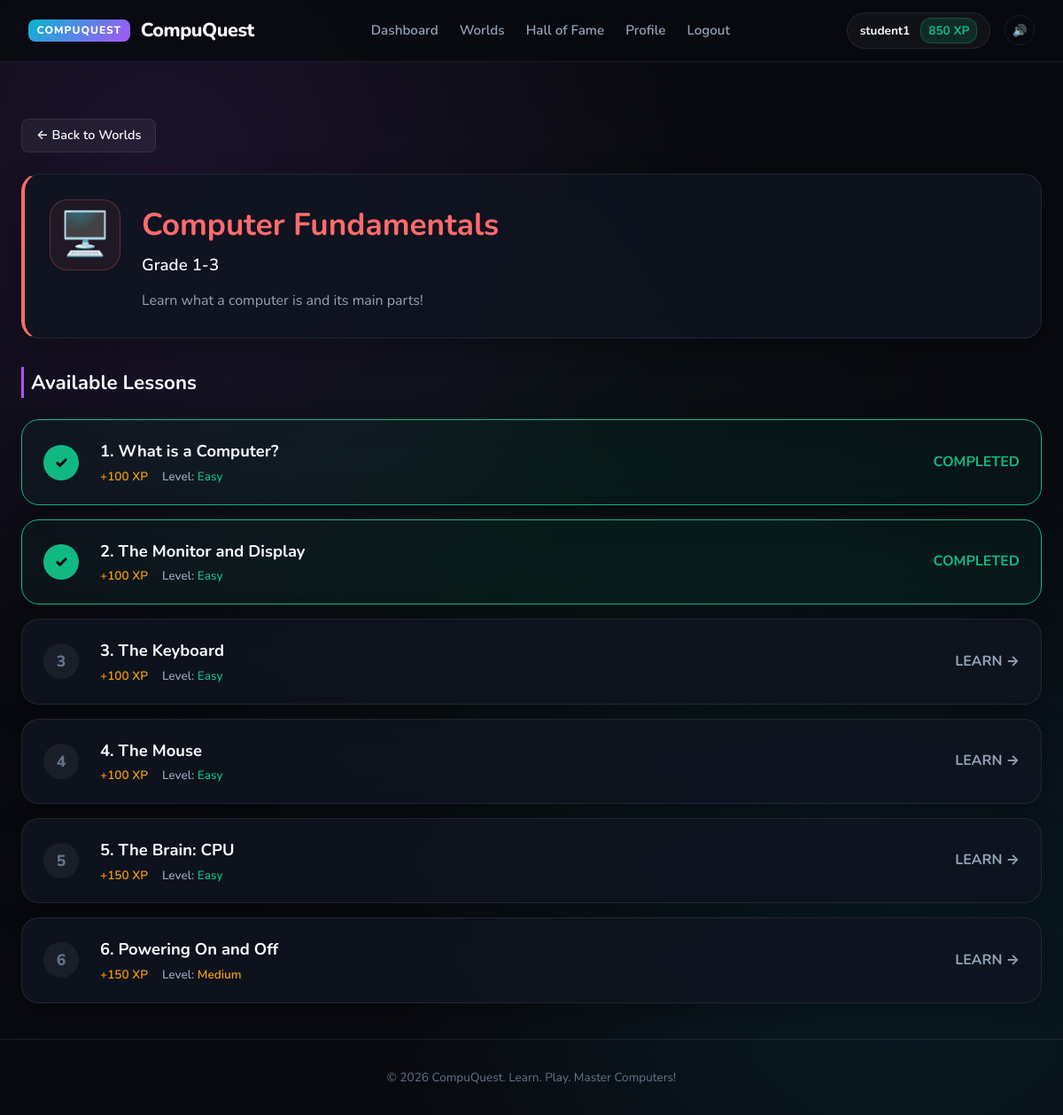
The app's page /category/fundamentals (signed in) with its own data.
### tables this page shows
CREATE TABLE users (
        id INTEGER PRIMARY KEY AUTOINCREMENT,
        username TEXT UNIQUE NOT NULL,
        email TEXT UNIQUE NOT NULL,
        password_hash TEXT NOT NULL,
        xp INTEGER DEFAULT 0,
        level INTEGER DEFAULT 1,
        streak INTEGER DEFAULT 1,
        last_active_date TEXT,
        avatar TEXT DEFAULT 'happy_bot',
        title TEXT DEFAULT 'Explorer',
        created_at TEXT DEFAULT CURRENT_TIMESTAMP
    , grade INTEGER DEFAULT 1);

CREATE TABLE categories (
        slug TEXT PRIMARY KEY,
        title TEXT NOT NULL,
        subtitle TEXT,
        badge_label TEXT,
        accent_color TEXT,
        icon TEXT,
        order_idx INTEGER,
        description TEXT
    , min_grade INTEGER DEFAULT 1, max_grade INTEGER DEFAULT 10);

CREATE TABLE quests (
        id INTEGER PRIMARY KEY AUTOINCREMENT,
        category_slug TEXT NOT NULL,
        title TEXT NOT NULL,
        learning_material TEXT,
        story_hook TEXT,
        xp_reward INTEGER DEFAULT 100,
        difficulty TEXT,
        order_idx INTEGER,
        quiz_question TEXT,
        quiz_options TEXT,
        quiz_answer INTEGER,
        FOREIGN KEY (category_slug) REFERENCES categories(slug)
    );

### app.py (the view)
@app.route('/category/<slug>')
def category_detail(slug):
    user = get_current_user()
    if not user:
        flash('Please login to explore worlds.', 'warning')
        return redirect(url_for('login'))
    conn = get_db_connection()
    category = conn.execute('SELECT * FROM categories WHERE slug = ?', (slug,)).fetchone()
    if not category:
        conn.close()
        flash('World not found.', 'error')
        return redirect(url_for('categories_view'))
    if user['grade'] < category['min_grade'] or user['grade'] > category['max_grade']:
        conn.close()
        flash('This world is not available for your grade level.', 'warning')
        return redirect(url_for('categories_view'))
    quests = conn.execute('SELECT * FROM quests WHERE category_slug = ? ORDER BY order_idx ASC', (slug,)).fetchall()
    quest_list = []
    for q in quests:
        completed = False
        if user:
            prog = conn.execute('SELECT completed FROM user_progress WHERE user_id = ? AND quest_id = ?', (user['id'], q['id'])).fetchone()
            if prog and prog['completed']:
                completed = True
        quest_list.append({'quest': q, 'completed': completed})
    conn.close()
    return render_template('category_detail.html', user=user, category=category, quests=quest_list)

### app.py (called while the page is built)
def get_current_user():
    if 'user_id' not in session:
        return None
    conn = get_db_connection()
    user = conn.execute('SELECT * FROM users WHERE id = ?', (session['user_id'],)).fetchone()
    conn.close()
    return user

### database.py (called while the page is built)
def get_db_connection():
    conn = sqlite3.connect(DB_PATH)
    conn.row_factory = sqlite3.Row
    return conn

### templates/category_detail.html
{% extends 'base.html' %}
{% block content %}
<div style="margin-bottom: 1.5rem;">
    <a href="{{ url_for('categories_view') }}" class="btn-outline" style="display: inline-flex; align-items: center; gap: 0.5rem; padding: 0.4rem 1rem; border-radius: 8px; text-decoration: none; font-size: 0.9rem; font-weight: 600;">
        ← Back to Worlds
    </a>
</div>
<div class="glass-card" style="margin-bottom: 2rem; border-left: 4px solid {{ category.accent_color }};">
    <div style="display: flex; align-items: flex-start; gap: 1.5rem;">
        <div class="tier-icon" style="font-size: 3rem; width: 80px; height: 80px; border-radius: 20px; background: {{ category.accent_color }}11; border-color: {{ category.accent_color }}44;">
            {{ category.icon }}
        </div>
        <div>
            <h1 style="font-size: 2.2rem; color: {{ category.accent_color }}; margin-bottom: 0.25rem;">{{ category.title }}</h1>
            <h3 style="color: var(--text-primary); font-weight: 600; margin-bottom: 0.75rem;">{{ category.subtitle }}</h3>
            <p style="color: var(--text-secondary); max-width: 800px;">{{ category.description }}</p>
        </div>
    </div>
</div>
<div style="display: flex; flex-direction: column; gap: 1rem;">
    <h2 style="font-size: 1.4rem; margin-bottom: 0.5rem; padding-left: 0.5rem; border-left: 3px solid var(--neon-purple);">Available Lessons</h2>
    {% for q in quests %}
    <a href="{{ url_for('learn_arena', quest_id=q.quest.id) }}" style="text-decoration: none; color: inherit;">
        <div class="glass-card" style="padding: 1.25rem 1.5rem; display: flex; align-items: center; justify-content: space-between; transition: all 0.2s ease; border: 1px solid {% if q.completed %}var(--neon-green){% else %}var(--border-subtle){% endif %}; background: {% if q.completed %}rgba(16, 185, 129, 0.05){% else %}var(--bg-card){% endif %};">
            <div style="display: flex; align-items: center; gap: 1.5rem;">
                <div style="width: 40px; height: 40px; border-radius: 50%; background: {% if q.completed %}var(--neon-green){% else %}rgba(255, 255, 255, 0.05){% endif %}; color: {% if q.completed %}#000{% else %}var(--text-muted){% endif %}; display: flex; align-items: center; justify-content: center; font-weight: 800; font-size: 1.1rem;">
                    {% if q.completed %}✓{% else %}{{ loop.index }}{% endif %}
                </div>
                <div>
                    <h3 style="font-size: 1.15rem; color: var(--text-primary); margin-bottom: 0.2rem;">{{ q.quest.title }}</h3>
                    <div style="display: flex; gap: 1rem; font-size: 0.85rem; font-weight: 600;">
                        <span style="color: var(--neon-amber);">+{{ q.quest.xp_reward }} XP</span>
                        <span style="color: var(--text-secondary);">Level: <span style="color: {% if q.quest.difficulty == 'Easy' %}var(--neon-green){% elif q.quest.difficulty == 'Medium' %}var(--neon-amber){% else %}var(--neon-pink){% endif %};">{{ q.quest.difficulty }}</span></span>
                    </div>
                </div>
            </div>
            <div style="color: var(--text-secondary); font-weight: 700;">
                {% if q.completed %}
                <span style="color: var(--neon-green);">COMPLETED</span>
                {% else %}
                <span>LEARN →</span>
                {% endif %}
            </div>
        </div>
    </a>
    {% endfor %}
</div>
{% endblock %}

### templates/base.html (shortened to what this page needs)
<!DOCTYPE html>
<html lang="en">
<head>
    <link rel="stylesheet" href="{{ url_for('static', filename='css/style.css') }}">
</head>
<body>
    <nav class="cyber-nav">
        <a href="{{ url_for('index') }}" class="brand-logo">
            <span class="brand-badge">COMPUQUEST</span>
            CompuQuest
        </a>
        <ul class="nav-links">
            {% if user %}
                <li><a href="{{ url_for('dashboard') }}" class="nav-item">Dashboard</a></li>
                <li><a href="{{ url_for('categories_view') }}" class="nav-item">Worlds</a></li>
                <li><a href="{{ url_for('leaderboard') }}" class="nav-item">Hall of Fame</a></li>
                <li><a href="{{ url_for('profile') }}" class="nav-item">Profile</a></li>
                <li><a href="{{ url_for('logout') }}" class="nav-item">Logout</a></li>
            {% else %}
                <li><a href="{{ url_for('index') }}" class="nav-item">Home</a></li>
                <li><a href="{{ url_for('login') }}" class="nav-item">Login</a></li>
                <li><a href="{{ url_for('register') }}" class="nav-item">Register</a></li>
            {% endif %}
        </ul>
        <div style="display: flex; align-items: center; gap: 1rem;">
            {% if user %}
                <div class="user-status-pill">
                    <span>{{ user.username }}</span>
                    <span class="xp-badge">{{ user.xp }} XP</span>
                </div>
            {% else %}
                <div class="user-status-pill">
                    <span>Guest Explorer</span>
                </div>
            {% endif %}
            <button id="soundToggleBtn" class="btn-sound-toggle" title="Toggle Sound">
            </button>
        </div>
    </nav>
    <main class="container">
        {% block content %}{% endblock %}
    </main>
    <footer class="cyber-footer">
        © 2026 CompuQuest. Learn. Play. Master Computers!
    </footer>
</body>
</html>

### static/css/style.css (style rules this page uses)
:root { --bg-main: #090a10; --bg-card: rgba(16, 20, 32, 0.85); --bg-card-hover: rgba(23, 29, 46, 0.95); --bg-panel: #0f1320; --bg-input: #151a2c; --border-subtle: rgba(255, 255, 255, 0.08); --border-glow: rgba(139, 92, 246, 0.35); --neon-green: #10b981; --neon-cyan: #06b6d4; --neon-purple: #a855f7; --neon-pink: #f43f5e; --neon-amber: #f59e0b; --text-primary: #f8fafc; --text-secondary: #94a3b8; --text-muted: #64748b; --font-main: 'Nunito', 'Fredoka', system-ui, -apple-system, sans-serif; --font-mono: 'JetBrains Mono', 'Fira Code', Menlo, monospace; }
* { box-sizing: border-box; margin: 0; padding: 0; }
body { background-color: var(--bg-main); background-image: radial-gradient(circle at 15% 15%, rgba(168, 85, 247, 0.12) 0%, transparent 40%), radial-gradient(circle at 85% 85%, rgba(6, 182, 212, 0.1) 0%, transparent 40%), radial-gradient(circle at 50% 50%, rgba(16, 185, 129, 0.05) 0%, transparent 60%); background-attachment: fixed; color: var(--text-primary); font-family: var(--font-main); line-height: 1.6; min-height: 100vh; display: flex; flex-direction: column; }
.cyber-nav { position: sticky; top: 0; z-index: 100; background: rgba(9, 10, 16, 0.85); backdrop-filter: blur(16px); border-bottom: 1px solid var(--border-subtle); padding: 0.85rem 2rem; display: flex; justify-content: space-between; align-items: center; }
.brand-logo { display: flex; align-items: center; gap: 0.75rem; text-decoration: none; font-weight: 800; font-size: 1.35rem; letter-spacing: -0.5px; color: var(--text-primary); }
.brand-badge { background: linear-gradient(135deg, var(--neon-cyan), var(--neon-purple)); color: #fff; padding: 0.2rem 0.6rem; border-radius: 8px; font-size: 0.75rem; font-weight: 800; letter-spacing: 1px; }
.nav-links { display: flex; align-items: center; gap: 1.5rem; list-style: none; }
.nav-item { color: var(--text-secondary); text-decoration: none; font-weight: 600; font-size: 0.95rem; transition: all 0.2s ease; display: flex; align-items: center; gap: 0.4rem; }
.user-status-pill { display: flex; align-items: center; gap: 0.75rem; background: rgba(255, 255, 255, 0.04); border: 1px solid var(--border-subtle); padding: 0.35rem 0.85rem; border-radius: 9999px; font-size: 0.85rem; font-weight: 700; }
.xp-badge { background: rgba(16, 185, 129, 0.15); color: var(--neon-green); border: 1px solid rgba(16, 185, 129, 0.3); padding: 0.15rem 0.5rem; border-radius: 12px; }
.btn-sound-toggle { background: transparent; border: 1px solid var(--border-subtle); color: var(--text-secondary); border-radius: 50%; width: 34px; height: 34px; cursor: pointer; display: flex; align-items: center; justify-content: center; transition: all 0.2s; }
.btn-outline { background: rgba(255, 255, 255, 0.05); border: 1px solid var(--border-subtle); color: var(--text-primary); }
.container { max-width: 1200px; margin: 0 auto; padding: 2.5rem 1.5rem; width: 100%; }
.glass-card { background: var(--bg-card); border: 1px solid var(--border-subtle); border-radius: 20px; padding: 1.75rem; backdrop-filter: blur(16px); box-shadow: 0 8px 32px rgba(0, 0, 0, 0.3); transition: all 0.3s ease; }
.tier-icon { font-size: 2.2rem; background: rgba(255, 255, 255, 0.05); width: 56px; height: 56px; display: flex; align-items: center; justify-content: center; border-radius: 16px; border: 1px solid var(--border-subtle); }
.cyber-footer { margin-top: auto; border-top: 1px solid var(--border-subtle); padding: 2rem; text-align: center; color: var(--text-muted); font-size: 0.85rem; }

### records on screen
users: username "student1", xp "850"
categories: icon "🖥️", title "Computer Fundamentals", subtitle "Grade 1-3", description "Learn what a computer is and its main parts!"
quests: quest "1. What is a Computer?", quest.xp_reward "100", quest.difficulty "Easy"
quests: quest "2. The Monitor and Display", quest.xp_reward "100", quest.difficulty "Easy"
quests: quest "3. The Keyboard", quest.xp_reward "100", quest.difficulty "Easy"
quests: quest "4. The Mouse", quest.xp_reward "100", quest.difficulty "Easy"
quests: quest "5. The Brain: CPU", quest.xp_reward "150", quest.difficulty "Easy"
quests: quest "6. Powering On and Off", quest.xp_reward "150", quest.difficulty "Medium"
